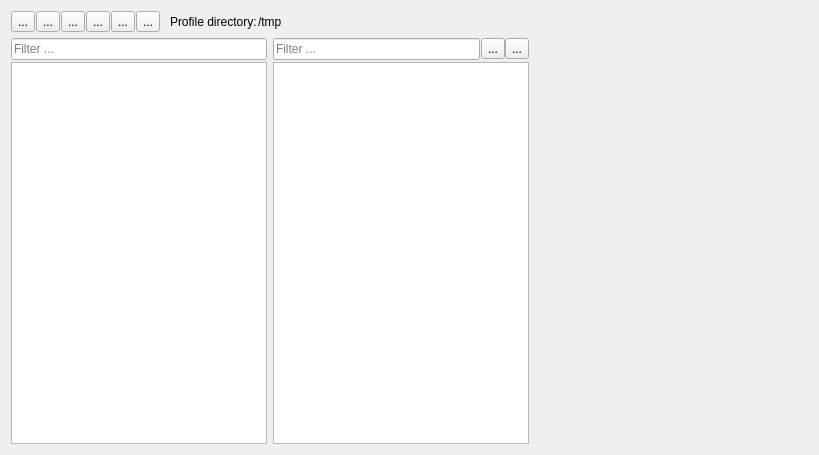
<?xml version="1.0" encoding="UTF-8"?>
<ui version="4.0">
 <class>ColorProfileEditor</class>
 <widget class="QWidget" name="ColorProfileEditor">
  <property name="geometry">
   <rect>
    <x>0</x>
    <y>0</y>
    <width>819</width>
    <height>455</height>
   </rect>
  </property>
  <property name="windowTitle">
   <string>Form</string>
  </property>
  <layout class="QVBoxLayout" name="verticalLayout_3">
   <item>
    <layout class="QHBoxLayout" name="horizontalLayout_3">
     <property name="spacing">
      <number>1</number>
     </property>
     <item>
      <widget class="QToolButton" name="toolButton_8">
       <property name="toolTip">
        <string>Create a new profile</string>
       </property>
       <property name="text">
        <string>...</string>
       </property>
       <property name="icon">
        <iconset theme="document-new">
         <normaloff/>
        </iconset>
       </property>
       <property name="shortcut">
        <string>Ctrl+N</string>
       </property>
      </widget>
     </item>
     <item>
      <widget class="QToolButton" name="toolButton_3">
       <property name="toolTip">
        <string>Import a profile from disk</string>
       </property>
       <property name="text">
        <string>...</string>
       </property>
       <property name="icon">
        <iconset theme="document-open">
         <normaloff/>
        </iconset>
       </property>
       <property name="shortcut">
        <string>Ctrl+O</string>
       </property>
      </widget>
     </item>
     <item>
      <widget class="QToolButton" name="toolButton_5">
       <property name="toolTip">
        <string>Save profile</string>
       </property>
       <property name="text">
        <string>...</string>
       </property>
       <property name="icon">
        <iconset theme="document-save">
         <normaloff/>
        </iconset>
       </property>
       <property name="shortcut">
        <string>Ctrl+S</string>
       </property>
      </widget>
     </item>
     <item>
      <widget class="QToolButton" name="toolButton_6">
       <property name="toolTip">
        <string>Save profile under a new profile name</string>
       </property>
       <property name="text">
        <string>...</string>
       </property>
       <property name="icon">
        <iconset theme="document-save-as">
         <normaloff/>
        </iconset>
       </property>
      </widget>
     </item>
     <item>
      <widget class="QToolButton" name="toolButton_9">
       <property name="toolTip">
        <string>Remove the selected profile</string>
       </property>
       <property name="text">
        <string>...</string>
       </property>
       <property name="icon">
        <iconset theme="edit-delete">
         <normaloff/>
        </iconset>
       </property>
      </widget>
     </item>
     <item>
      <widget class="QToolButton" name="toolButton_7">
       <property name="toolTip">
        <string>Revert modifications made on the selected profile</string>
       </property>
       <property name="text">
        <string>...</string>
       </property>
       <property name="icon">
        <iconset theme="document-revert">
         <normaloff/>
        </iconset>
       </property>
      </widget>
     </item>
     <item>
      <widget class="QLabel" name="label">
       <property name="text">
        <string>Profile directory:</string>
       </property>
       <property name="margin">
        <number>0</number>
       </property>
       <property name="indent">
        <number>9</number>
       </property>
      </widget>
     </item>
     <item>
      <widget class="QLabel" name="label_2">
       <property name="text">
        <string>&lt;a href=&quot;file:///tmp&quot;&gt;/tmp&lt;/a&gt;</string>
       </property>
       <property name="openExternalLinks">
        <bool>true</bool>
       </property>
      </widget>
     </item>
     <item>
      <spacer name="horizontalSpacer">
       <property name="orientation">
        <enum>Qt::Horizontal</enum>
       </property>
       <property name="sizeHint" stdset="0">
        <size>
         <width>40</width>
         <height>20</height>
        </size>
       </property>
      </spacer>
     </item>
    </layout>
   </item>
   <item>
    <layout class="QHBoxLayout" name="horizontalLayout">
     <item>
      <layout class="QVBoxLayout" name="verticalLayout">
       <property name="spacing">
        <number>2</number>
       </property>
       <item>
        <layout class="QHBoxLayout" name="horizontalLayout_2">
         <item>
          <widget class="QLineEdit" name="profileFilter">
           <property name="sizePolicy">
            <sizepolicy hsizetype="Ignored" vsizetype="Fixed">
             <horstretch>0</horstretch>
             <verstretch>0</verstretch>
            </sizepolicy>
           </property>
           <property name="inputMask">
            <string/>
           </property>
           <property name="placeholderText">
            <string>Filter ...</string>
           </property>
           <property name="clearButtonEnabled">
            <bool>true</bool>
           </property>
          </widget>
         </item>
        </layout>
       </item>
       <item>
        <widget class="QListWidget" name="profileList">
         <property name="sizePolicy">
          <sizepolicy hsizetype="Fixed" vsizetype="Expanding">
           <horstretch>0</horstretch>
           <verstretch>0</verstretch>
          </sizepolicy>
         </property>
         <property name="minimumSize">
          <size>
           <width>200</width>
           <height>0</height>
          </size>
         </property>
        </widget>
       </item>
      </layout>
     </item>
     <item>
      <layout class="QVBoxLayout" name="verticalLayout_2">
       <property name="spacing">
        <number>2</number>
       </property>
       <item>
        <layout class="QHBoxLayout" name="horizontalLayout_5">
         <property name="spacing">
          <number>1</number>
         </property>
         <item>
          <widget class="QLineEdit" name="colorFilter">
           <property name="sizePolicy">
            <sizepolicy hsizetype="Ignored" vsizetype="Fixed">
             <horstretch>0</horstretch>
             <verstretch>0</verstretch>
            </sizepolicy>
           </property>
           <property name="inputMask">
            <string/>
           </property>
           <property name="text">
            <string/>
           </property>
           <property name="placeholderText">
            <string>Filter ...</string>
           </property>
           <property name="clearButtonEnabled">
            <bool>true</bool>
           </property>
          </widget>
         </item>
         <item>
          <layout class="QHBoxLayout" name="horizontalLayout_4">
           <property name="spacing">
            <number>0</number>
           </property>
           <property name="sizeConstraint">
            <enum>QLayout::SetMaximumSize</enum>
           </property>
           <property name="topMargin">
            <number>0</number>
           </property>
           <item>
            <widget class="QToolButton" name="toolButton_2">
             <property name="toolTip">
              <string>Expand all</string>
             </property>
             <property name="text">
              <string>...</string>
             </property>
             <property name="icon">
              <iconset theme="list-add">
               <normaloff/>
              </iconset>
             </property>
            </widget>
           </item>
           <item>
            <widget class="QToolButton" name="toolButton">
             <property name="toolTip">
              <string>Collapse all</string>
             </property>
             <property name="text">
              <string>...</string>
             </property>
             <property name="icon">
              <iconset theme="list-remove">
               <normaloff/>
              </iconset>
             </property>
            </widget>
           </item>
          </layout>
         </item>
        </layout>
       </item>
       <item>
        <widget class="QTreeWidget" name="colorTree">
         <property name="sizePolicy">
          <sizepolicy hsizetype="Fixed" vsizetype="Expanding">
           <horstretch>0</horstretch>
           <verstretch>0</verstretch>
          </sizepolicy>
         </property>
         <property name="sizeAdjustPolicy">
          <enum>QAbstractScrollArea::AdjustIgnored</enum>
         </property>
         <property name="rootIsDecorated">
          <bool>true</bool>
         </property>
         <attribute name="headerVisible">
          <bool>false</bool>
         </attribute>
         <column>
          <property name="text">
           <string>Color</string>
          </property>
         </column>
        </widget>
       </item>
      </layout>
     </item>
     <item>
      <widget class="ColorWidget" name="colorWidget" native="true">
       <property name="minimumSize">
        <size>
         <width>200</width>
         <height>0</height>
        </size>
       </property>
      </widget>
     </item>
     <item>
      <spacer name="horizontalSpacer_2">
       <property name="orientation">
        <enum>Qt::Horizontal</enum>
       </property>
       <property name="sizeHint" stdset="0">
        <size>
         <width>40</width>
         <height>20</height>
        </size>
       </property>
      </spacer>
     </item>
    </layout>
   </item>
  </layout>
 </widget>
 <customwidgets>
  <customwidget>
   <class>ColorWidget</class>
   <extends>QWidget</extends>
   <header>widgets/colorwidget.h</header>
   <container>1</container>
  </customwidget>
 </customwidgets>
 <resources/>
 <connections/>
</ui>
